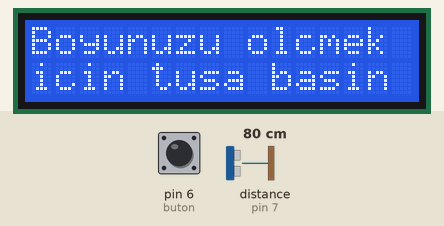
This sketch was run on a simulated Arduino Uno, built with avr-gcc and run on an emulated ATmega328P. Shown: 16×2 character LCD. Wiring (inferred from the names in the program): ultrasonic range finder: trigger pin 8; echo pin 7. Inputs (shaded band) come from the test bench; at power-on: pin 6 (buton) LOW, distance to the obstacle (sensor on pin 7) 80 cm. The echo pulse lasts 58.3 µs per cm; what the sketch prints to the serial monitor is not drawn.

Above: at 3.2 s.
3.3 s: pin 6 (buton) pulled HIGH for 0.25 s
At 5.5 s:
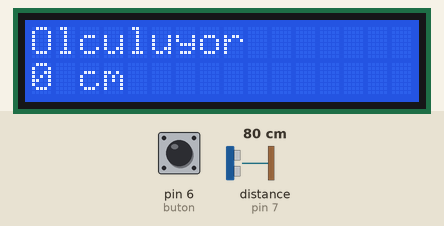
6.5 s: pin 6 (buton) pulled HIGH for 3.2 s
At 9.8 s:
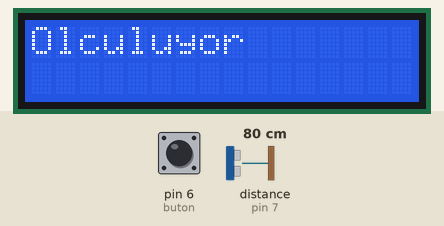
Timing chart, 0 to 11.3 s (numbered marks = the images above; inputs shaded):
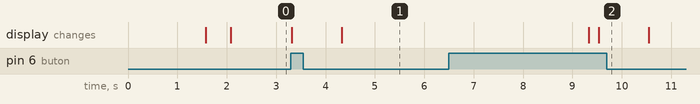

The sketch:

Boy_Olcer.ino
```cpp
#include <LiquidCrystal.h>

LiquidCrystal lcd(12,11,5,4,3,2);

#define echoPin 7
#define trigPin 8
#define buton 6

long sure, uzaklik, olcum, boy;

void setup() {

  Serial.begin(9600);

  pinMode(echoPin, INPUT);
  pinMode(trigPin,OUTPUT);
  lcd.begin(16,2);
  lcd.clear();
  lcd.setCursor(3,0);
  lcd.print("Boy Olcer");
  lcd.setCursor(3,1);
  lcd.print("Robotistan");
  delay(1500);


  digitalWrite(trigPin, LOW);
  delayMicroseconds(5);
  digitalWrite(trigPin, HIGH);
  delayMicroseconds(10);
  digitalWrite(trigPin,LOW);
  sure = pulseIn(echoPin, HIGH);
  uzaklik = sure / 29.1 / 2;

  Serial.print("Uzaklık");
  Serial.println(uzaklik);

  lcd.clear();
  lcd.setCursor(0,0);
  lcd.print("Kalibrasyon");
  lcd.setCursor(0,1);
  lcd.print("Yapildi");
  delay(500);


}

void loop() {

  lcd.clear();
  lcd.setCursor(0,0);
  lcd.print("Boyunuzu olcmek");
  lcd.setCursor(0,1);
  lcd.print("icin tusa basin");

  delay(200);


  if(digitalRead(buton) == 1){

  lcd.clear();
  lcd.setCursor(0,0);
  lcd.print("Olculuyor");
  delay(1000);

 digitalWrite(trigPin, LOW);
  delayMicroseconds(5);
  digitalWrite(trigPin, HIGH);
  delayMicroseconds(10);
  digitalWrite(trigPin,LOW);
  sure = pulseIn(echoPin, HIGH);
  olcum = sure / 29.1 / 2;

  boy = uzaklik-olcum;
  Serial.println(boy);

  lcd.setCursor(0,1);
  lcd.print(boy);
  lcd.print(" cm");

  delay(5000);

  }


}
```

Measured:
- after the input at 3.3 s, the display: first changes at once (image 1 shows a later state)
- after the input at 6.5 s, the display: first differs from a run without the input after 3.0 s (image 2)
